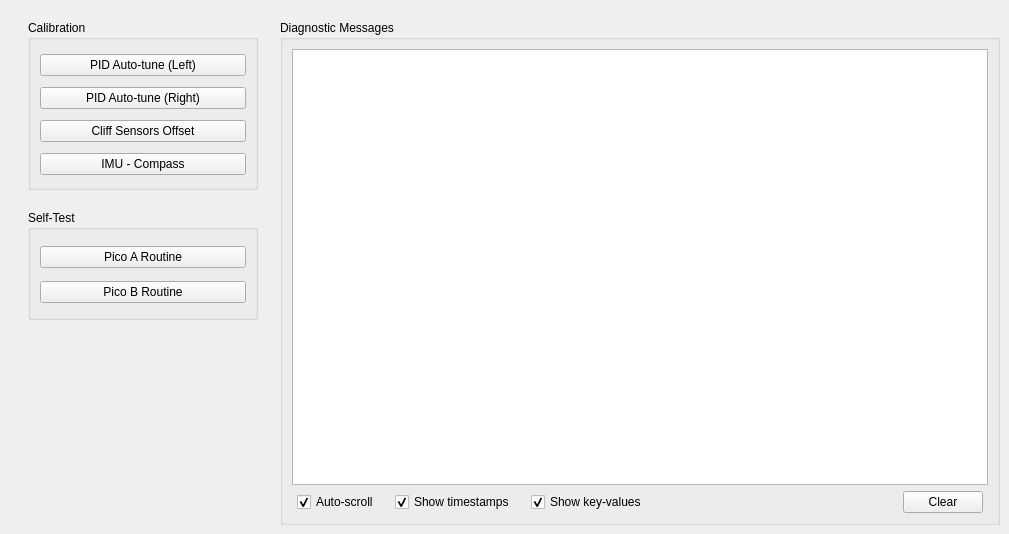
      <widget class="QWidget" name="diagTab">
       <attribute name="title">
        <string>Diagnostics</string>
       </attribute>
       <widget class="QGroupBox" name="diagMsgsBox">
        <property name="geometry">
         <rect>
          <x>280</x>
          <y>20</y>
          <width>720</width>
          <height>505</height>
         </rect>
        </property>
        <property name="sizePolicy">
         <sizepolicy hsizetype="Expanding" vsizetype="Expanding">
          <horstretch>0</horstretch>
          <verstretch>0</verstretch>
         </sizepolicy>
        </property>
        <property name="title">
         <string>Diagnostic Messages</string>
        </property>
        <layout class="QVBoxLayout" name="verticalLayout_2">
         <item>
          <widget class="QTextBrowser" name="diagMsgsText">
           <property name="sizePolicy">
            <sizepolicy hsizetype="Preferred" vsizetype="Expanding">
             <horstretch>0</horstretch>
             <verstretch>0</verstretch>
            </sizepolicy>
           </property>
           <property name="font">
            <font>
             <family>Liberation Mono</family>
             <pointsize>11</pointsize>
             <italic>false</italic>
             <bold>false</bold>
            </font>
           </property>
           <property name="focusPolicy">
            <enum>Qt::FocusPolicy::NoFocus</enum>
           </property>
           <property name="html">
            <string>&lt;!DOCTYPE HTML PUBLIC &quot;-//W3C//DTD HTML 4.0//EN&quot; &quot;http://www.w3.org/TR/REC-html40/strict.dtd&quot;&gt;
&lt;html&gt;&lt;head&gt;&lt;meta name=&quot;qrichtext&quot; content=&quot;1&quot; /&gt;&lt;meta charset=&quot;utf-8&quot; /&gt;&lt;style type=&quot;text/css&quot;&gt;
p, li { white-space: pre-wrap; }
hr { height: 1px; border-width: 0; }
li.unchecked::marker { content: &quot;\2610&quot;; }
li.checked::marker { content: &quot;\2612&quot;; }
&lt;/style&gt;&lt;/head&gt;&lt;body style=&quot; font-family:'Liberation Mono'; font-size:11pt; font-weight:400; font-style:normal;&quot;&gt;
&lt;p style=&quot;-qt-paragraph-type:empty; margin-top:0px; margin-bottom:0px; margin-left:0px; margin-right:0px; -qt-block-indent:0; text-indent:0px; font-family:'Ubuntu Sans';&quot;&gt;&lt;br /&gt;&lt;/p&gt;&lt;/body&gt;&lt;/html&gt;</string>
           </property>
          </widget>
         </item>
         <item>
          <layout class="QHBoxLayout" name="diagMsgsOptionsBox">
           <property name="leftMargin">
            <number>5</number>
           </property>
           <property name="rightMargin">
            <number>5</number>
           </property>
           <item>
            <widget class="QCheckBox" name="diagMsgOptsAutoScrollCheck">
             <property name="sizePolicy">
              <sizepolicy hsizetype="Preferred" vsizetype="Fixed">
               <horstretch>0</horstretch>
               <verstretch>0</verstretch>
              </sizepolicy>
             </property>
             <property name="text">
              <string>Auto-scroll</string>
             </property>
             <property name="checked">
              <bool>true</bool>
             </property>
            </widget>
           </item>
           <item>
            <spacer name="horizontalSpacer_22">
             <property name="orientation">
              <enum>Qt::Orientation::Horizontal</enum>
             </property>
             <property name="sizeType">
              <enum>QSizePolicy::Policy::Fixed</enum>
             </property>
             <property name="sizeHint" stdset="0">
              <size>
               <width>10</width>
               <height>20</height>
              </size>
             </property>
            </spacer>
           </item>
           <item>
            <widget class="QCheckBox" name="diagMsgOptsShowTimeCheck">
             <property name="sizePolicy">
              <sizepolicy hsizetype="Preferred" vsizetype="Fixed">
               <horstretch>0</horstretch>
               <verstretch>0</verstretch>
              </sizepolicy>
             </property>
             <property name="text">
              <string>Show timestamps</string>
             </property>
             <property name="checked">
              <bool>true</bool>
             </property>
            </widget>
           </item>
           <item>
            <spacer name="horizontalSpacer_23">
             <property name="orientation">
              <enum>Qt::Orientation::Horizontal</enum>
             </property>
             <property name="sizeType">
              <enum>QSizePolicy::Policy::Fixed</enum>
             </property>
             <property name="sizeHint" stdset="0">
              <size>
               <width>10</width>
               <height>20</height>
              </size>
             </property>
            </spacer>
           </item>
           <item>
            <widget class="QCheckBox" name="diagMsgOptsShowKeyValCheck">
             <property name="sizePolicy">
              <sizepolicy hsizetype="Preferred" vsizetype="Fixed">
               <horstretch>0</horstretch>
               <verstretch>0</verstretch>
              </sizepolicy>
             </property>
             <property name="text">
              <string>Show key-values</string>
             </property>
             <property name="checked">
              <bool>true</bool>
             </property>
            </widget>
           </item>
           <item>
            <spacer name="horizontalSpacer_24">
             <property name="orientation">
              <enum>Qt::Orientation::Horizontal</enum>
             </property>
             <property name="sizeHint" stdset="0">
              <size>
               <width>40</width>
               <height>20</height>
              </size>
             </property>
            </spacer>
           </item>
           <item>
            <widget class="QPushButton" name="diagMsgOptsClearBtn">
             <property name="text">
              <string>Clear</string>
             </property>
            </widget>
           </item>
          </layout>
         </item>
        </layout>
       </widget>
       <widget class="QGroupBox" name="calibBox">
        <property name="geometry">
         <rect>
          <x>28</x>
          <y>20</y>
          <width>230</width>
          <height>170</height>
         </rect>
        </property>
        <property name="title">
         <string>Calibration</string>
        </property>
        <layout class="QVBoxLayout" name="verticalLayout_3">
         <property name="bottomMargin">
          <number>7</number>
         </property>
         <item>
          <widget class="QPushButton" name="calibPidTuneButtonL">
           <property name="text">
            <string>PID Auto-tune (Left)</string>
           </property>
          </widget>
         </item>
         <item>
          <widget class="QPushButton" name="calibPidTuneButtonR">
           <property name="text">
            <string>PID Auto-tune (Right)</string>
           </property>
          </widget>
         </item>
         <item>
          <widget class="QPushButton" name="calibCliffOffsetButton">
           <property name="text">
            <string>Cliff Sensors Offset</string>
           </property>
          </widget>
         </item>
         <item>
          <widget class="QPushButton" name="calibImuCompassButton">
           <property name="text">
            <string>IMU - Compass</string>
           </property>
          </widget>
         </item>
        </layout>
       </widget>
       <widget class="QGroupBox" name="selftestBox">
        <property name="geometry">
         <rect>
          <x>28</x>
          <y>210</y>
          <width>230</width>
          <height>110</height>
         </rect>
        </property>
        <property name="title">
         <string>Self-Test</string>
        </property>
        <layout class="QVBoxLayout" name="verticalLayout_4">
         <property name="bottomMargin">
          <number>7</number>
         </property>
         <item>
          <widget class="QPushButton" name="selftestPicoAButton">
           <property name="text">
            <string>Pico A Routine</string>
           </property>
          </widget>
         </item>
         <item>
          <widget class="QPushButton" name="selftestPicoBButton">
           <property name="text">
            <string>Pico B Routine</string>
           </property>
          </widget>
         </item>
        </layout>
       </widget>
      </widget>
